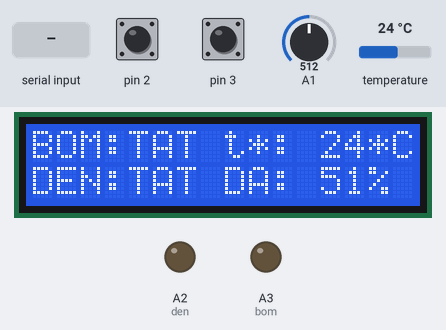
The sketch below on a simulated Arduino Nano, built with avr-gcc and run on an emulated ATmega328P. On the bench: 16×2 character LCD, output pins drawn as LEDs (lit = HIGH). Dashed ring = blinking. Inputs (shaded band) come from the test bench; at power-on: pin 2 HIGH, pin 3 HIGH, temperature 24 °C, A1 = 512.

Above: at 1.2 s.
1.3 s: pin 2 pulled LOW for 1 s
At 1.62 s:
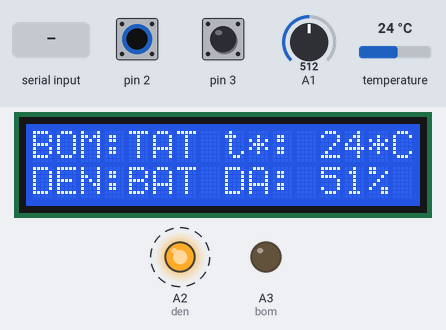
3.8 s: "B\n" received over Serial
At 6.0 s:
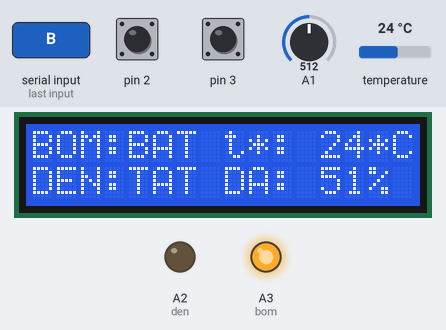
6.3 s: pin 2 pulled LOW for 0.15 s
At 7.5 s:
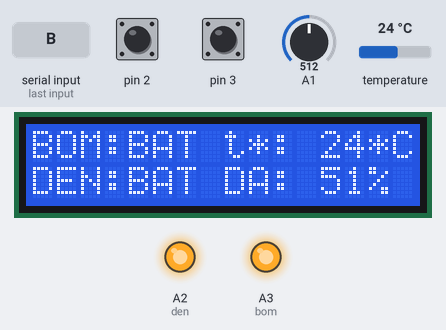
7.9 s: pin 3 pulled LOW for 3.2 s
At 12.0 s:
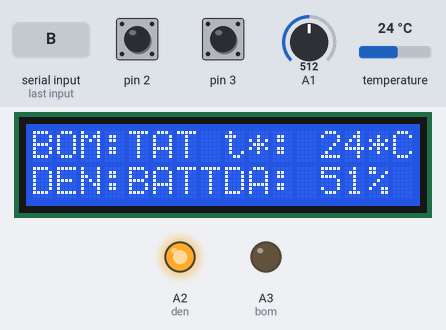
12.6 s: temperature set to 12 °C
At 13.1 s:
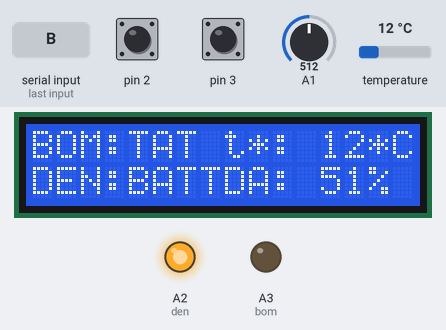
14.1 s: pin 3 pulled LOW for 0.15 s
At 14.8 s:
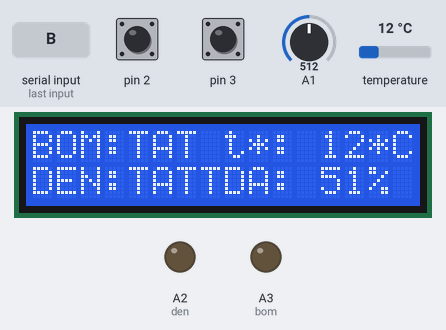
Timing chart, 0 to 16.7 s (numbered marks = the images above; inputs shaded):
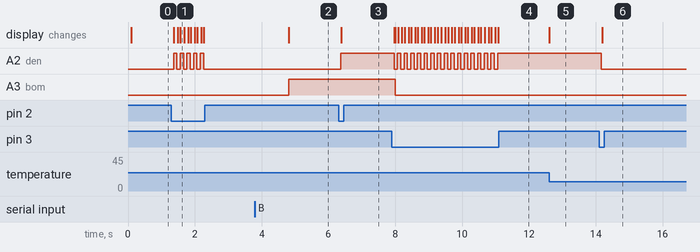

The sketch:

nano.ino
```cpp
#include <TimerOne.h>
#include <OneWire.h>
#include <DS18B20.h>
#include<LiquidCrystal.h>
LiquidCrystal lcd(11, 10, 9, 8, 7, 6);
#define ONE_WIRE_BUS A0
#define nut_den digitalRead(2)
#define nut_bom digitalRead(3)
#define bom A3
#define den A2
int G[5];
String U = "";
unsigned long tg1;
int DOAM_CHUAN;
int TDB = 0;
int TDD = 0;
OneWire oneWire(ONE_WIRE_BUS);
DS18B20 sensor(&oneWire);
void setup() {
  Serial.begin(115200);
  lcd.begin(16, 2);
  pinMode(2, INPUT_PULLUP);
  pinMode(3, INPUT_PULLUP);
  pinMode(bom, OUTPUT);
  pinMode(den, OUTPUT);
  tg1 = millis();
  sensor.begin();
  Timer1.initialize(100000);
  Timer1.attachInterrupt(NUT);
}
void loop() {
  LCD();
  NHAN_DL();
  BOM();
}
void NHAN_DL() {
  if (Serial.available()) {
    String N = "";
    N = Serial.readStringUntil('\r');
    N.trim();
    if (N.substring(0, 1) == "0") {
      UP_DL();
      DOAM_CHUAN = N.substring(1, 4).toInt();
      Serial.flush();
    }
    if (N == "B") {
      if (TDB == 0) {
        digitalWrite(bom, 1);
        tg1 = millis();
        TDB = 1;
      }
      else {
        digitalWrite(bom, 0);
        TDB = 0;
      }
      Serial.flush();
    }
    if (N == "D") {
      if (TDD == 0) {
        digitalWrite(den, 1);
        TDD = 1;
      }
      else {
        digitalWrite(den, 0);
        TDD = 0;
      }
      Serial.flush();
    }
  }
}
void UP_DL() {
  G[0] = digitalRead(bom);
  G[1] = digitalRead(den);
  G[2] = NHIETDO();
  G[3] = DOAM();

  U = "";
  U += String(G[0]);
  U += String(G[1]);
  if (G[2] < 100) {
    U += "0";
  }
  if (G[2] < 10) {
    U += "0";
  }
  U += String(G[2]);
  if (G[3] < 100) {
    U += "0";
  }
  if (G[3] < 10) {
    U += "0";
  }
  U += String(G[3]);
  Serial.println(U);
}
void BOM() {
  if (DOAM_CHUAN > DOAM() && TDB == 0) {
    digitalWrite(bom, 1);
  }
  if (DOAM_CHUAN <= DOAM() && TDB == 0) {
    digitalWrite(bom, 0);
  }
  if (millis() - tg1 > 15000 && TDB == 1) {
    digitalWrite(bom, 0);
    TDB = 0;
  }
}
void LCD() {
  lcd.setCursor(0, 0); lcd.print("BOM:");
  lcd.setCursor(0, 1); lcd.print("DEN:");
  lcd.setCursor(8, 0); lcd.print("t*:");
  lcd.setCursor(8, 1); lcd.print("DA:");
  lcd.setCursor(14, 0); lcd.print("*C");
  lcd.setCursor(14, 1); lcd.print("%");

  lcd.setCursor(4, 0);
  if (digitalRead(bom) == 1) {
    lcd.print("BAT");
  }
  if (digitalRead(bom) == 0) {
    lcd.print("TAT");
  }
  lcd.setCursor(4, 1);
  if (digitalRead(den) == 1) {
    lcd.print("BAT");
  }
  if (digitalRead(den) == 0) {
    lcd.print("TAT");
  }
  lcd.setCursor(11, 0);
  if (NHIETDO() < 10) {
    lcd.print(" ");
  }
  if (NHIETDO() < 100) {
    lcd.print(" ");
  }
  lcd.print(NHIETDO());
  lcd.setCursor(11, 1);
  if (DOAM() < 10) {
    lcd.print(" ");
  }
  if (DOAM() < 100) {
    lcd.print(" ");
  }
  lcd.print(DOAM());
}
void NUT() {
  if (TDB == 0) {
    if (nut_bom == 0) {
      digitalWrite(den, 1);
      TDB = 1;
    }
  }
  else {
    if (nut_bom == 0) {
      digitalWrite(den, 0);
      TDB = 0;
    }
  }
  if (TDD == 0) {
    if (nut_den == 0) {
      digitalWrite(den, 1);
      TDD = 1;
    }
  }
  else {
    if (nut_den == 0) {
      digitalWrite(den, 0);
      TDD = 0;
    }
  }
}
int NHIETDO() {
  sensor.requestTemperatures();
  while (!sensor.isConversionComplete());
  return (int)sensor.getTempC();
}
int DOAM() {
  int a = (1023 - analogRead(A1)) / 10;
  if (a > 100) {
    a = 100;
  }
  return a;
}
```

Measured:
- after the input at 1.3 s, A2 (den): alternates HIGH for 0.10 s and LOW for 0.10 s, 10 changes in all, then stays LOW, starting after 0.06 s; the display: changes after 0.07 s (image 1)
- after the input at 3.8 s, A3 (bom): LOW → HIGH after 1.0 s; the display: changes after 1.0 s (image 2)
- after the input at 6.3 s, A2 (den): LOW → HIGH after 0.06 s; the display: changes after 0.09 s (image 3)
- after the input at 7.9 s, A2 (den): alternates HIGH for 0.10 s and LOW for 0.10 s, 32 changes in all, then stays HIGH, starting after 0.06 s; A3 (bom): HIGH → LOW after 0.10 s; the display: first changes after 0.06 s (image 4 shows a later state)
- after the input at 12.6 s, the display: changes at once (image 5)
- after the input at 14.1 s, A2 (den): HIGH → LOW after 0.06 s; the display: changes after 0.09 s (image 6)
